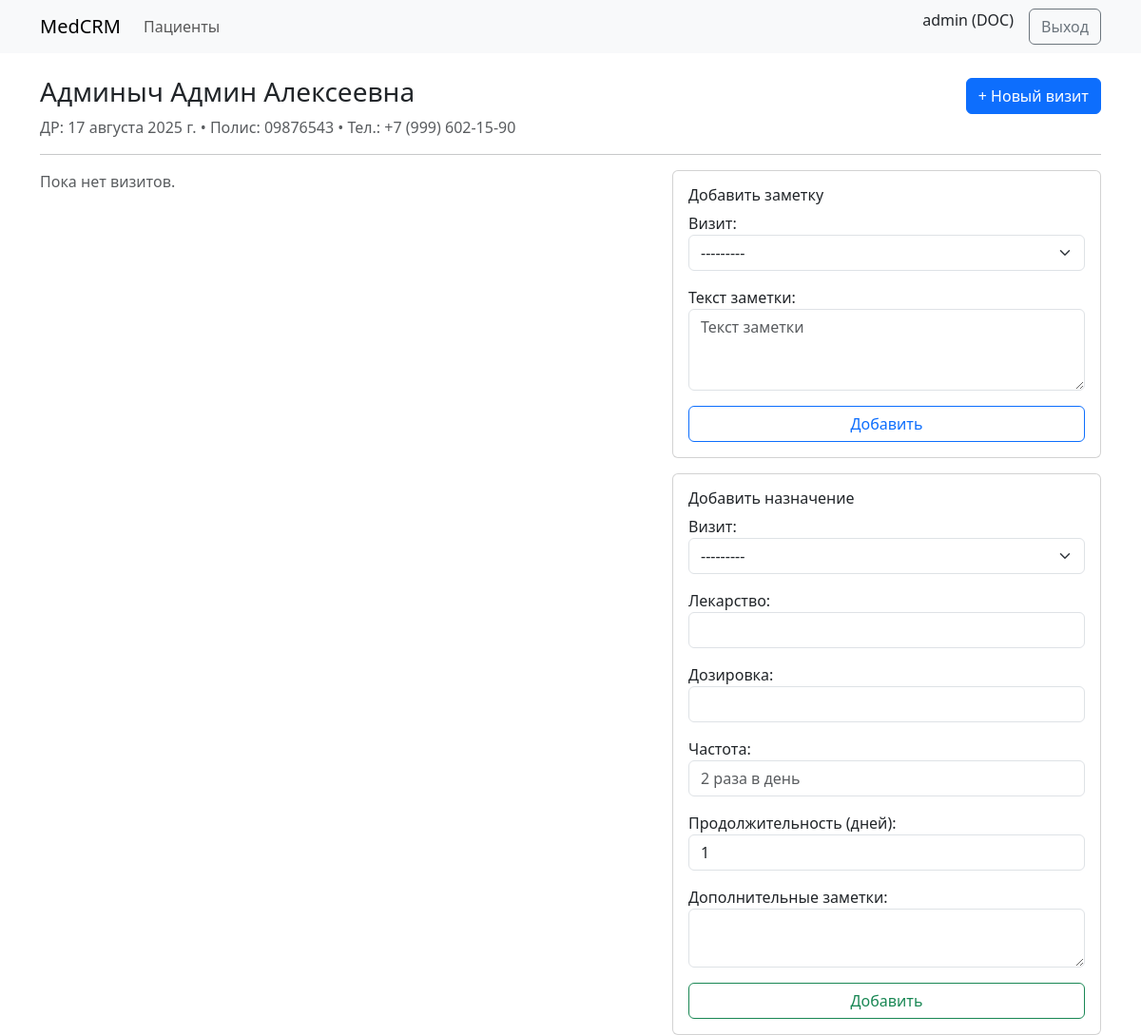
Page /patients/2/ (signed in) on the earlier database version.
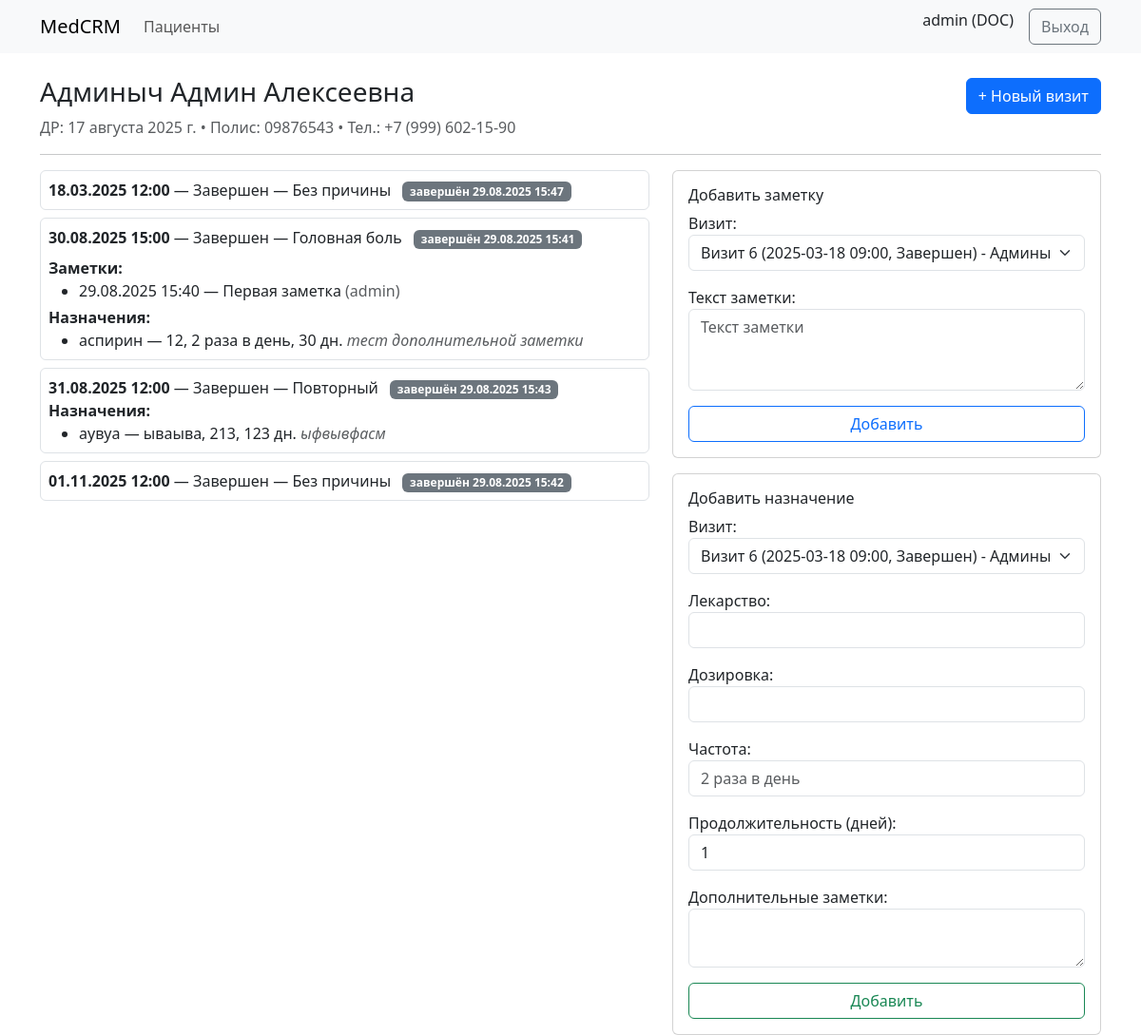
Same page on the later database version.
### accounts/models.py (models this page shows, shortened)
class User(AbstractUser):
    class Role(models.TextChoices):
        ADMIN = "ADMIN", "Администратор"
        REGISTRAR = "REG", "Регистратор"
        DOCTOR = "DOC", "Врач"
        NURSE = "NUR", "Медсестра"
        PHARMACIST = "PHARM", "Провизор"
        LAB = "LAB", "Лаборант"
    role = models.CharField(max_length=10, choices=Role.choices, default=Role.REGISTRAR)

### patients/models.py (models this page shows)
class Patient(models.Model):
    GENDER_CHOICES = [("M","Муж"),("F","Жен"),("O","Др.")]
    first_name = models.CharField('Имя', max_length=120)
    last_name  = models.CharField('Фамилия', max_length=120)
    middle_name = models.CharField("Отчество", max_length=120, blank=True)
    birth_date = models.DateField('Дата рождения')
    gender = models.CharField( "Пол", max_length=1, choices=GENDER_CHOICES)
    phone = models.CharField('Телефон', max_length=20, blank=True)
    email = models.EmailField('Email', blank=True)
    document_id = models.CharField('Личный номер', max_length=64, blank= True)  #личный номер
    insurance_number = models.CharField("Полис", max_length=64, blank=True)
    address = models.CharField("Адрес", max_length=255, blank=True)
    emergency_contact = models.CharField("Контакт для связи", max_length=255, blank=True)
    created_at = models.DateTimeField("Создан", auto_now_add=True)
    class Meta:
        ordering = ["last_name","first_name","birth_date"]
    def __str__(self):
        fio = f"{self.last_name} {self.first_name} {self.middle_name}".strip()
        return f"{fio} ({self.birth_date})"

### clinical/models.py (models this page shows)
class Encounter(models.Model):
    class Status(models.TextChoices):
        PLANNED="PLANNED","Запланирован"
        INPROGRESS="INPROGRESS","В процессе"
        FINISHED="FINISHED","Завершен"
    patient = models.ForeignKey(Patient, on_delete=models.CASCADE, related_name="encounters")
    doctor = models.ForeignKey(settings.AUTH_USER_MODEL, on_delete=models.PROTECT, related_name="encounters")
    started_at = models.DateTimeField(verbose_name="Начало визита")
    finished_at = models.DateTimeField(null=True, blank=True, verbose_name="Окончание визита")
    reason = models.CharField(max_length=255, blank=True, verbose_name="Причина визита")
    status = models.CharField(max_length=20, choices=Status.choices, default=Status.PLANNED, verbose_name="Статус")
    class Meta:
        verbose_name = "Визит"
        verbose_name_plural = "Визиты"
        ordering = ["-started_at"]
    def __str__(self):
        started = self.started_at.strftime("%Y-%m-%d %H:%M") if self.started_at else "не начат"
        status = self.get_status_display()
        reason = self.reason if self.reason else "без причины"
        return f"Визит {self.id} ({started}, {status}) - {self.patient}"

class Note(models.Model):
    encounter = models.ForeignKey(Encounter, on_delete=models.CASCADE, related_name="notes")
    author = models.ForeignKey(settings.AUTH_USER_MODEL, on_delete=models.PROTECT)
    created_at = models.DateTimeField(auto_now_add=True)
    text = models.TextField()

class Prescription(models.Model):
    encounter = models.ForeignKey(Encounter, on_delete=models.CASCADE, related_name="prescriptions")
    medication = models.CharField(max_length=120)
    dosage = models.CharField(max_length=120)           # 500 mg
    frequency = models.CharField(max_length=120)        # 2 раза в день
    duration_days = models.PositiveIntegerField(default=1)
    notes = models.TextField(blank=True)
    created_at = models.DateTimeField(auto_now_add=True)

### web/views.py (the view, shortened to what this page needs)
# urls.py: path("patients/<int:pk>/", PatientDetail.as_view(), name="patient_detail"),
class PatientDetail(RoleRequiredMixin, DetailView):
    model = Patient
    template_name = "patients/detail.html"
    allowed_roles = {"ADMIN", "REG", "DOC", "NUR"}
    def get_queryset(self):
        return (
            Patient.objects
            .prefetch_related(
                Prefetch(
                    "encounters",
                    queryset=Encounter.objects.order_by("-started_at")
                        .prefetch_related("notes", "prescriptions", "attachments")
                )
            )
        )
    def get_context_data(self, **kwargs):
        ctx = super().get_context_data(**kwargs)
        patient: Patient = self.object
        enc_qs = Encounter.objects.filter(patient=patient).order_by("started_at")
        ctx["encounters"] = enc_qs
        ctx.setdefault("encounter_form", EncounterForm(initial={
            "patient": patient.id,
            "doctor": self.request.user.id,
        }))
        default_enc_id = enc_qs[0].id if enc_qs else None
        note_form = ctx.get("note_form") or NoteForm(initial={"encounter": default_enc_id})
        note_form.fields["encounter"].queryset = enc_qs
        ctx["note_form"] = note_form
        rx_form = ctx.get("rx_form") or PrescriptionForm(initial={"encounter": default_enc_id})
        rx_form.fields["encounter"].queryset = enc_qs
        ctx["rx_form"] = rx_form
        return ctx

### web/forms.py
class EncounterForm(forms.ModelForm):
    class Meta:
        model = Encounter
        fields = ["patient", "doctor", "started_at", "reason", "status"]
        widgets = {
            "started_at": forms.TextInput(
                attrs={
                    "type": "text",
                    "class": "form-control js-datetime",
                    "placeholder": "ГГГГ-ММ-ДД ЧЧ:ММ",
                }
            ),
            "patient": forms.Select(attrs={"class": "form-select"}),
            "doctor": forms.Select(attrs={"class": "form-select"}),
            "reason": forms.TextInput(attrs={"class": "form-control", "placeholder": "Причина визита"}),
            "status": forms.Select(attrs={"class": "form-select"}),
        }
    def __init__(self, *args, **kwargs):
        super().__init__(*args, **kwargs)
        self.fields["started_at"].input_formats = ["%Y-%m-%d %H:%M"]
        if self.initial.get('patient'):
            self.fields['patient'].widget = forms.HiddenInput()
        if self.initial.get('doctor'):
            self.fields['doctor'].widget = forms.HiddenInput()

class NoteForm(forms.ModelForm):
    class Meta:
        model = Note
        fields = ["encounter", "text"]
        labels = {
            "encounter": "Визит",
            "text": "Текст заметки",
        }
        widgets = {
            "encounter": forms.Select(attrs={"class": "form-select"}),
            "text": forms.Textarea(attrs={"class": "form-control", "rows": 3, "placeholder": "Текст заметки"}),
        }

### web/mixins.py (called while the page is built)
    def test_func(self):
        u = self.request.user
        return u.is_authenticated and (not self.allowed_roles or u.role in self.allowed_roles)

### templates/patients/detail.html (shortened to what this page needs)
{% extends "base.html" %}
{% block content %}
<div class="d-flex align-items-center justify-content-between">
    <h3>
        {{ object.last_name }} {{ object.first_name }}{% if object.middle_name %} {{ object.middle_name }}{% endif %}
    </h3>
    {% if user.role in "ADMIN DOC NUR" %}
    <button class="btn btn-primary" data-bs-toggle="modal" data-bs-target="#encounterModal">
        + Новый визит
    </button>
    {% endif %}
</div>
<p class="text-muted">
    ДР: {{ object.birth_date }} • Полис: {{ object.insurance_number }} • Тел.: {{ object.phone }}
</p>
<hr>
<div class="row">
    <div class="col-md-7">
        {% if encounters %}
        {% for e in encounters %}
        <div class="border rounded p-2 mb-2">
            <b>{{ e.started_at|date:"d.m.Y H:i" }}</b> — {{ e.get_status_display }}
            {% if e.reason %}
            — {{ e.reason }}
            {% else %}
            — Без причины
            {% endif %}
            {% if e.finished_at %}
            <span class="badge text-bg-secondary ms-2">
                завершён {{ e.finished_at|date:"d.m.Y H:i" }}
            </span>
            {% endif %}
            {% if e.notes.all %}
            <div class="mt-2">
                <b>Заметки:</b>
                <ul class="mb-1">
                    {% for n in e.notes.all %}
                    <li>
                        {{ n.created_at|date:"d.m.Y H:i" }} — {{ n.text }}
                        <span class="text-muted">({{ n.author.get_full_name|default:n.author.username }})</span>
                    </li>
                    {% endfor %}
                </ul>
            </div>
            {% endif %}
            {% if e.prescriptions.all %}
            <div>
                <b>Назначения:</b>
                <ul class="mb-0">
                    {% for rx in e.prescriptions.all %}
                    <li>
                        {{ rx.medication }} — {{ rx.dosage }}, {{ rx.frequency }}, {{ rx.duration_days }} дн.
                        <em class="text-muted">{{ rx.notes }}</em>
                    </li>
                    {% endfor %}
                </ul>
            </div>
            {% endif %}
        </div>
        {% endfor %}
        {% else %}
        <p class="text-muted">Пока нет визитов.</p>
        {% endif %}
    </div>
    <div class="col-md-5">
        {% if user.role in "ADMIN DOC NUR" %}
        <div class="card mb-3">
            <div class="card-body">
                <h6 class="card-title">Добавить заметку</h6>
                <form method="post">
                    {{ note_form.as_p }}
                    <button class="btn btn-outline-primary w-100">Добавить</button>
                </form>
            </div>
        </div>
        <div class="card">
            <div class="card-body">
                <h6 class="card-title">Добавить назначение</h6>
                <form method="post">
                    {{ rx_form.as_p }}
                    <button class="btn btn-outline-success w-100">Добавить</button>
                </form>
            </div>
        </div>
        {% endif %}
    </div>
</div>
{% endblock %}

### templates/base.html (shortened to what this page needs)
{% load static %}
<!doctype html>
<html lang="ru">
<head>
    <link href="https://cdn.jsdelivr.net/npm/bootstrap@5.3.3/dist/css/bootstrap.min.css" rel="stylesheet">
</head>
<link rel="stylesheet" href="https://cdn.jsdelivr.net/npm/flatpickr/dist/flatpickr.min.css">
<body>
    <nav class="navbar navbar-expand-lg bg-body-tertiary">
        <div class="container">
            <a class="navbar-brand" href="/">MedCRM</a>
            <div class="collapse navbar-collapse">
                <ul class="navbar-nav me-auto">
                    <li class="nav-item"><a class="nav-link" href="{% url 'web:patients' %}">Пациенты</a></li>
                </ul>
                <div class="d-flex">
                    {% if user.is_authenticated %}
                    <span class="me-3">{{ user.get_full_name|default:user.username }} ({{ user.role }})</span>
                    <form method="post" action="{% url 'web:logout' %}" style="display:inline;">
                        <button type="submit" class="btn btn-outline-secondary">Выход</button>
                    </form>
                    {% else %}
                    <a class="btn btn-primary" href="{% url 'web:login' %}">Вход</a>
                    {% endif %}
                </div>
            </div>
        </div>
    </nav>
    <div class="container mt-4">
        {% block content %}{% endblock %}
    </div>
    <link rel="stylesheet" href="https://cdn.jsdelivr.net/npm/flatpickr/dist/flatpickr.min.css">
</body>
</html>

Differences in the rows shown:
added Encounter: started_at "18.03.2025 12:00", status "Завершен", reason "— Без причины", finished_at "29.08.2025 15:47"
added Encounter: started_at "30.08.2025 15:00", status "Завершен", reason "Головная боль", finished_at "29.08.2025 15:41"
added Note: created_at "29.08.2025 15:40", text "Первая заметка", author.get_full_name "admin"
added Prescription: medication "аспирин", dosage "12", frequency "2 раза в день", duration_days "30", notes "тест дополнительной заметки", shown under "30.08.2025 15:00"
added Encounter: started_at "31.08.2025 12:00", status "Завершен", reason "Повторный", finished_at "29.08.2025 15:43"
added Prescription: medication "аувуа", dosage "ываыва", frequency "213", duration_days "123", notes "ыфвывфасм", shown under "31.08.2025 12:00"
added Encounter: started_at "01.11.2025 12:00", status "Завершен", reason "— Без причины", finished_at "29.08.2025 15:42"
Other differences:
form field encounter: "---------" → "Визит 6 (2025-03-18 09:00, Завершен) - Админыч Админ Алексеевна (2025-08-17)"
text no longer shown: "Пока нет визитов."
